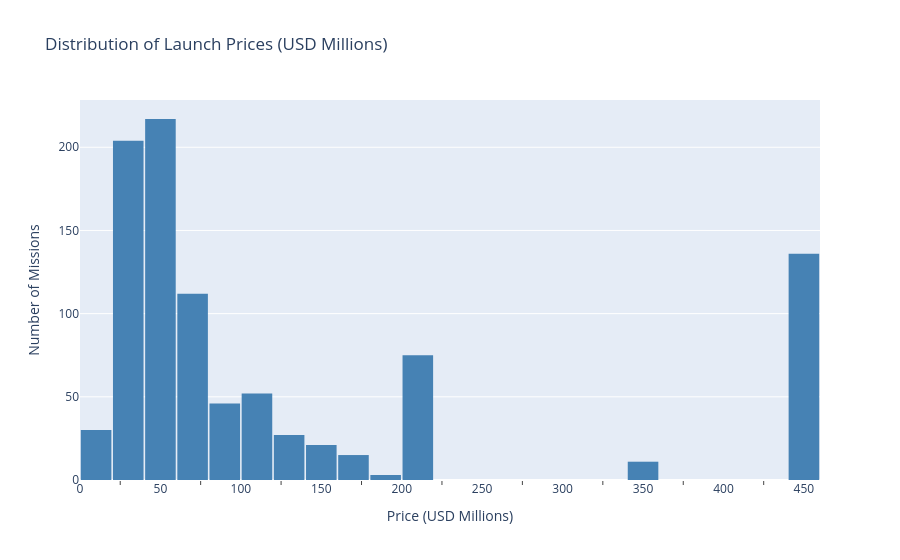

Notebook code cell kept with this figure:
### Code cell
fig = px.histogram(
    clean_df.dropna(subset=['Price']),
    x='Price',
    nbins=40,
    title='Distribution of Launch Prices (USD Millions)',
    color_discrete_sequence=['steelblue']
)
fig.update_layout(
    xaxis=dict(
        title='Price (USD Millions)',
        dtick=50,          # main tick every 50
        tick0=0,
        minor=dict(
            dtick=25,      # intermediate tick every 25
            ticks='outside',
            ticklen=4,
            showgrid=False
        )
    ),
    yaxis_title='Number of Missions',
    bargap=0.05
)
fig.show()

### Figure 1 — Plotly figure (JSON) as saved in the notebook; plotly's stock layout.template omitted (floating-point values rounded to 4 significant figures; data arrays with more than 128 entries replaced by an {"elided": "..."} marker saying what was removed)
{"data": [{"bingroup": "x", "hovertemplate": "Price=%{x}<br>count=%{y}<extra></extra>", "legendgroup": "", "marker": {"color": "steelblue", "pattern": {"shape": ""}}, "name": "", "nbinsx": 40, "orientation": "v", "showlegend": false, "type": "histogram", "x": {"elided": "949 float values"}, "xaxis": "x", "yaxis": "y"}], "layout": {"bargap": 0.05, "barmode": "relative", "legend": {"tracegroupgap": 0}, "title": {"text": "Distribution of Launch Prices (USD Millions)"}, "xaxis": {"anchor": "y", "domain": [0, 1], "dtick": 50, "minor": {"dtick": 25, "showgrid": false, "ticklen": 4, "ticks": "outside"}, "tick0": 0, "title": {"text": "Price (USD Millions)"}}, "yaxis": {"anchor": "x", "domain": [0, 1], "title": {"text": "Number of Missions"}}}}
